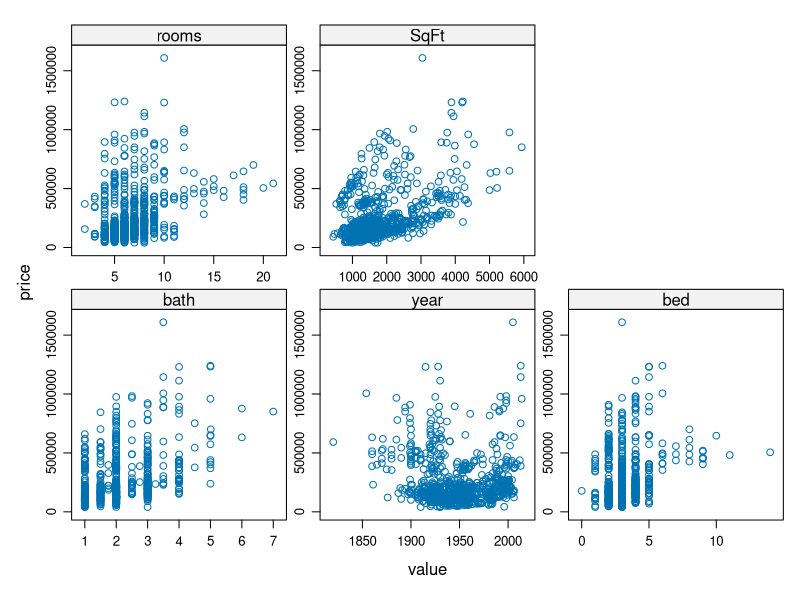
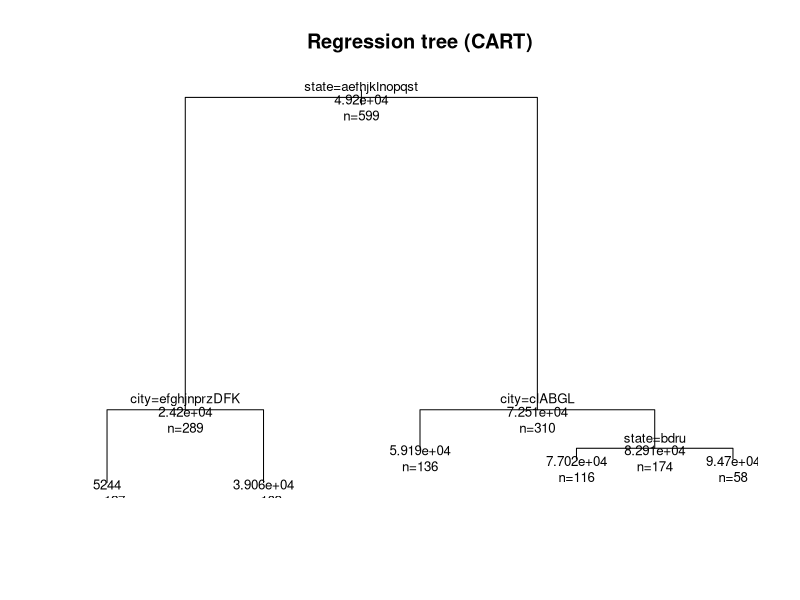
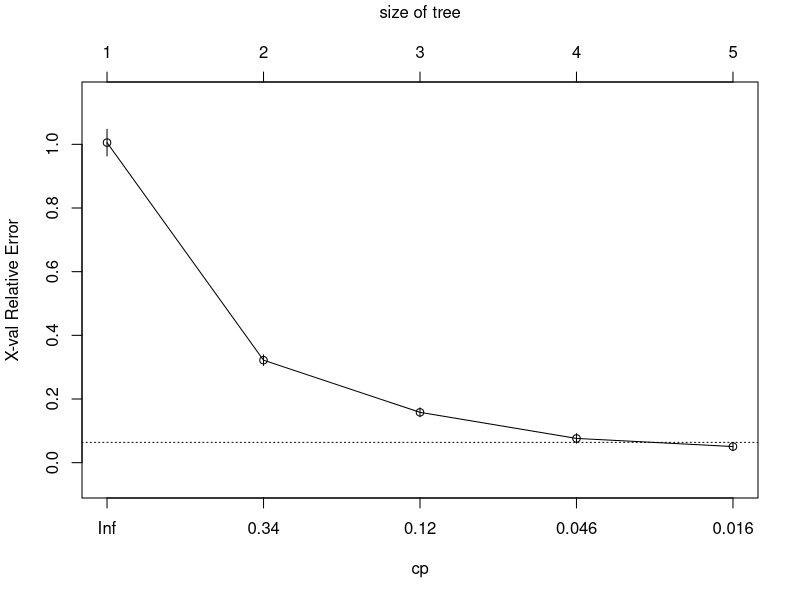
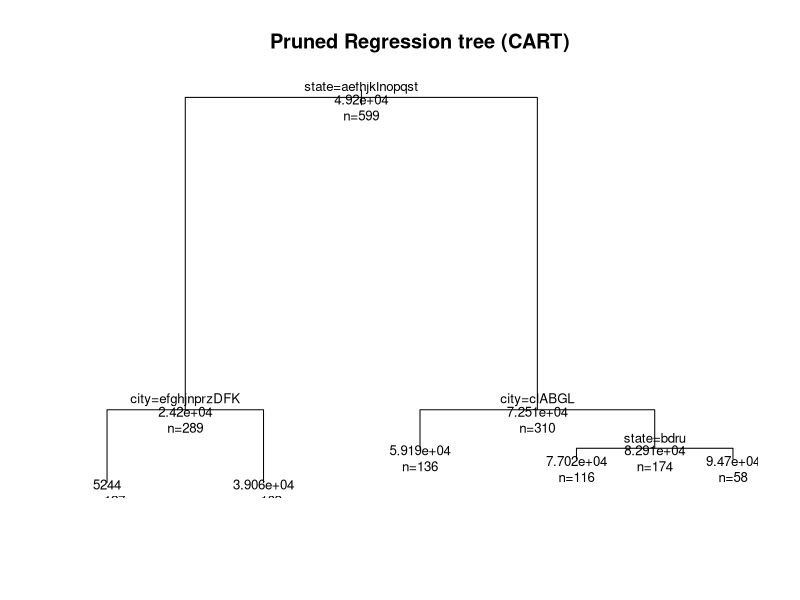

The R source for these figures, in order: (Note: this script raises an error after producing the figures.)
# set Desktop as working directory
setwd("C:/Users/Utilizador/Desktop/UPV-Data-Science/Practical Work 6")
getwd()

# LOAD PACKAGES
# load lattice package
if (!require("lattice"))
{install.packages("lattice",dependencies=TRUE); library("lattice")}

# load rpart package
if (!require("rpart")) 
{install.packages("rpart",dependencies=TRUE);
  library("rpart")}

# load nnet package
if (!require("nnet")) 
{install.packages("nnet",dependencies=TRUE);
  library("nnet")}

# load Metrics package
if (!require("Metrics")) 
{install.packages("Metrics",dependencies=TRUE);
  library("Metrics")}

# LOAD DATA
house_prices <- read.csv("HousePricesData-Address-City-Features_fromZillow.csv", header=TRUE, sep=';')
cat("House prices info:")
house_prices

##############
# exercise 1 #
##############

# anonymise data by removing street column
house_prices <- subset(house_prices, select = -street)
cat("House prices info:")
house_prices

# data explore
str(house_prices)
summary(house_prices)

##############
# exercise 2 #
##############
attach(house_prices)
forplot<-make.groups(bath=data.frame(value=bath,zipcode,city,state,price),year=data.frame(value=year,zipcode,city,state,price),bed=data.frame(value=bed,zipcode,city,state,price),rooms=data.frame(value=rooms,zipcode,city,state,price),SqFt=data.frame(value=SqFt,zipcode,city,state,price))
detach(house_prices)
xyplot(price~value|which, data=forplot,scales=list(relation="free"))

##############
# exercise 3 #
##############
set.seed(100)
sample <- sample.int(n = nrow(house_prices), size = floor(0.75*nrow(house_prices)), replace = F)
train <- house_prices[sample,]
test <- house_prices[-sample,]
cat("Train dataset:")
train 
cat("Test dataset:")
test

##############
# exercise 4 #
##############

# linear model 
linear_model <- lm(zipcode~., data = train)
linear_model

# regression tree CART
cart_tree <- rpart(zipcode~., data=train, method = "anova")
cart_tree

# neural network
neural_network <- nnet(zipcode~., data = train, size = 12, skip = TRUE, linout = TRUE)
neural_network

##############
# exercise 5 #
##############

# linear model 
summary(linear_model)

# regression tree CART
summary(cart_tree)
plot(cart_tree, main="Regression tree (CART)")
text(cart_tree, use.n=TRUE, all=TRUE, cex=.8)

# neural network
summary(neural_network)

# As expected, the less informative is the neural network because of the trainning

##############
# exercise 6 #
##############
printcp(cart_tree)
plotcp(cart_tree)

# select the cp value with lowest cross validation error (xerror)
pruned_tree <- prune(cart_tree, cp = 0.01)
pruned_tree
plot(pruned_tree, main="Pruned Regression tree (CART)")
text(pruned_tree, use.n=TRUE, all=TRUE, cex=.8)

##############
# exercise 7 #
##############
predictions <- predict(linear_model, test)
rmse(test, cart_tree)
mae(house_prices, train)
